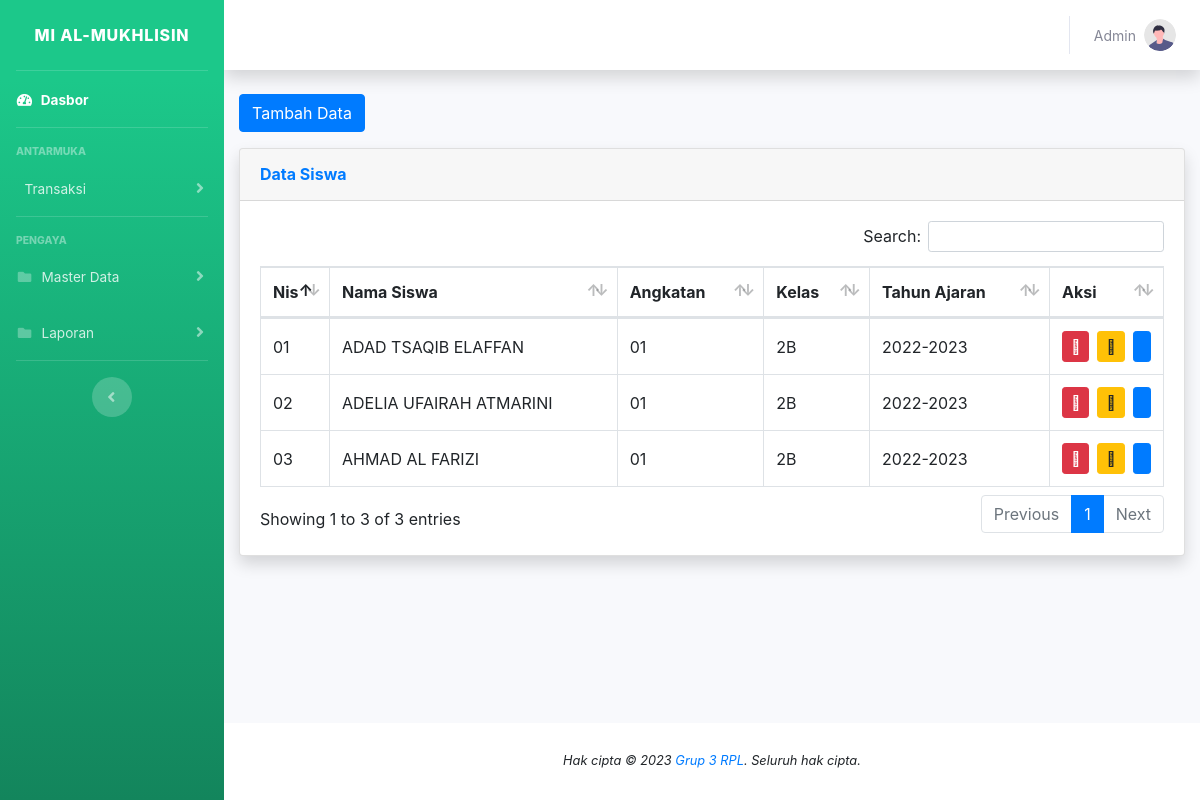
/editdatasiswa.php (signed in), run on the app's committed database.
### tables this page shows
CREATE TABLE siswa (
    id_siswa int(11) NOT NULL AUTO_INCREMENT,
    nis varchar(50) NOT NULL,
    nama varchar(50) NOT NULL,
    tempat_lahir varchar(50) NOT NULL,
    tanggal_lahir date DEFAULT NULL,
    gender varchar(5) NOT NULL,
    agama varchar(12) NOT NULL,
    pendidikan_sebelum varchar(5) NOT NULL,
    nama_ayah varchar(50) NOT NULL,
    nama_ibu varchar(50) NOT NULL,
    nama_wali varchar(50) NOT NULL,
    pekerjaan_ayah varchar(50) NOT NULL,
    pekerjaan_ibu varchar(50) NOT NULL,
    pekerjaan_wali varchar(50) NOT NULL,
    id_angkatan int(11) NOT NULL,
    id_tahun int(11) NOT NULL,
    id_kelas int(11) NOT NULL,
    alamat text NOT NULL,
    PRIMARY KEY(id_siswa)
);

CREATE TABLE angkatan (
    id_angkatan int(11) NOT NULL AUTO_INCREMENT,
    nama_angkatan varchar(50) NOT NULL,
    biaya varchar(50) NOT NULL,
    PRIMARY KEY(id_angkatan)
);

CREATE TABLE kelas (
    id_kelas int(11) NOT NULL PRIMARY KEY AUTO_INCREMENT,
    nama_kelas varchar(50) NOT NULL
);

CREATE TABLE tahun (
    id_tahun int(11) NOT NULL AUTO_INCREMENT,
    tahun_ajaran varchar(50) NOT NULL,
    PRIMARY KEY(id_tahun)
);

### editdatasiswa.php (the view, shortened to what this page needs)
<?php
include 'header.php';
include 'koneksi.php';
?>
<button class="btn btn-primary mb-3" data-toggle="modal" data-target="#ModalAddDataSiswa">Tambah Data</button>
<div class="card shadow mb-4">
    <div class="card-header py-3">
        <h6 class="m-0 font-weight-bold text-primary">Data Siswa</h6>
    </div>
    <div class="card-body">
        <div class="table-responsive">
            <table class="table table-bordered" id="dataTableSiswa" width="100%" cellspacing="0">
                <thead>
                    <tr>
                        <th class="align-middle">Nis</th>
                        <th class="align-middle">Nama Siswa</th>
                        <th class="align-middle">Angkatan</th>
                        <th class="align-middle">Kelas</th>
                        <th class="align-middle">Tahun Ajaran</th>
                        <th class="align-middle">Aksi</th>
                    </tr>
                </thead>
                <tbody>
                    <?php
                    $query = "SELECT siswa.*,angkatan.*,tahun.*,kelas.* FROM siswa,angkatan,tahun,kelas WHERE siswa.id_angkatan = angkatan.id_angkatan AND siswa.id_tahun = tahun.id_tahun AND  siswa.id_kelas = kelas.id_kelas ORDER BY nis ASC";
                    $exec = mysqli_query($conn, $query);
                    while ($res = mysqli_fetch_assoc($exec)) :
                    ?>
                        <tr>
                            <td class="align-middle"><?= $res['nis'] ?></td>
                            <td class="align-middle"><?= $res['nama'] ?></td>
                            <td class="align-middle"><?= $res['nama_angkatan'] ?></td>
                            <td class="align-middle"><?= $res['nama_kelas'] ?></td>
                            <td class="align-middle"><?= $res['tahun_ajaran'] ?></td>
                            <td class="align-middle">
                                <div class="d-flex align-content-sm-between justify-content-center align-middle">
                                    <a href="editdatasiswa.php?id_siswa=<?= $res['id_siswa'] ?>" class="btn btn-sm btn-danger mr-2" onclick="return confirm('Apakah Yakin Ingin Menghapus Data?')"><i class="fad fa-trash"></i></a>
                                    <a href="#" class="view_data btn btn-sm btn-warning mr-2" data-toggle="modal" data-target="#ModalEditDataSiswa" id="<?php echo $res['id_siswa']; ?>"><i class="fad fa-edit"></i></a>
                                    <a href="" class="btn btn-sm btn-primary" data-toggle="modal" data-target="#detailModal<?php echo $res['id_siswa']; ?>" id=""><i class="fad fa-info-square"></i></a>
                                </div>
                            </td>
                        </tr>
                    <?php endwhile; ?>
                </tbody>
            </table>
        </div>
    </div>
</div>
</div>
<?php include 'footer.php'; ?>

### data on the page
siswa: nis "01", nama "ADAD TSAQIB ELAFFAN", id_angkatan.nama_angkatan "01", id_kelas.nama_kelas "2B", id_tahun.tahun_ajaran "2022-2023"
siswa: nis "02", nama "ADELIA UFAIRAH ATMARINI", id_angkatan.nama_angkatan "01", id_kelas.nama_kelas "2B", id_tahun.tahun_ajaran "2022-2023"
siswa: nis "03", nama "AHMAD AL FARIZI", id_angkatan.nama_angkatan "01", id_kelas.nama_kelas "2B", id_tahun.tahun_ajaran "2022-2023"

### other printed values
$_SESSION['nama_admin'] "Admin"
